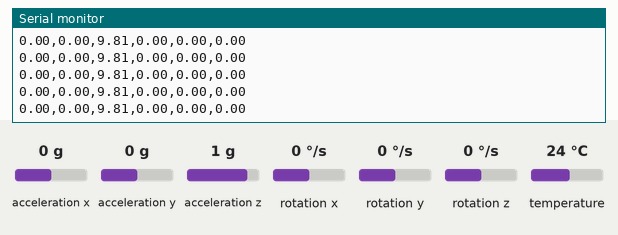
Recording of a sketch running on a simulated Arduino Leonardo, built with avr-gcc and run on an emulated ATmega32U4. Shown: the last lines printed to the serial monitor. The test bench sets the inputs (shaded band); at power-on: acceleration x 0 g, acceleration y 0 g, acceleration z 1 g, rotation x 0 °/s, rotation y 0 °/s, rotation z 0 °/s, temperature 24 °C.

Above: at 1.3 s.
1.4 s: acceleration x set to -1.4 g
At 2.0 s:
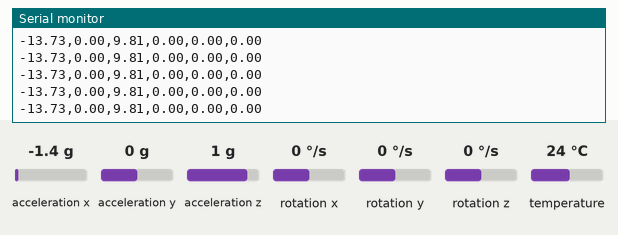
4.4 s: acceleration y set to 0.8 g
At 5.0 s:
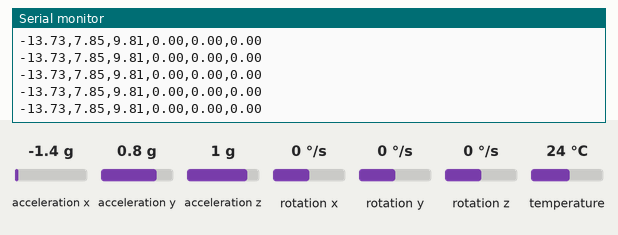
7.4 s: acceleration x set to 1.4 g
At 8.1 s:
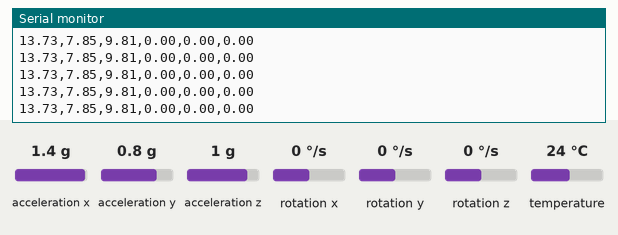
10.4 s: acceleration z set to -1.4 g
At 10.9 s:
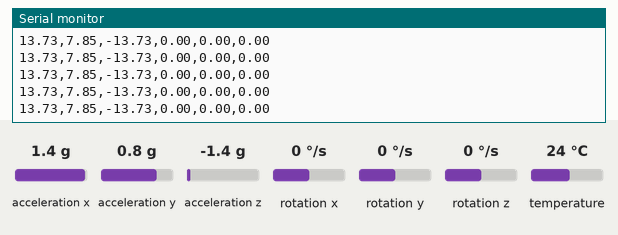
11.9 s: acceleration z set to 0 g
At 12.5 s:
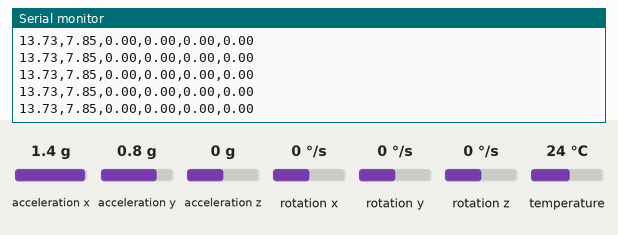
14.9 s: acceleration x set to 0 g
At 15.8 s:
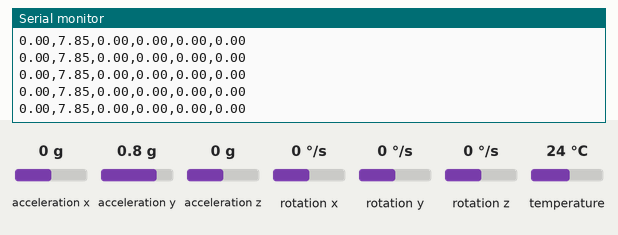
Timing chart, 0 to 17.9 s (numbered marks = the images above; inputs shaded):
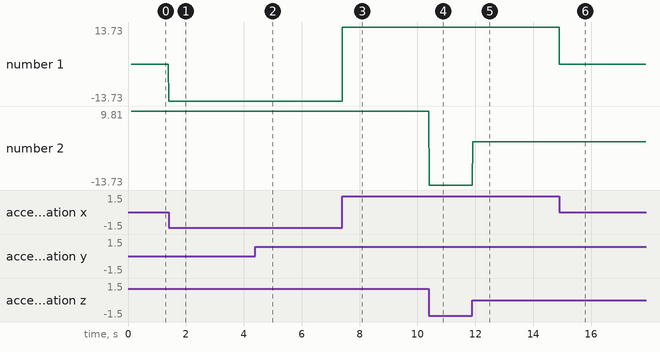

Measured:
- after the input at 1.4 s, the serial monitor: prints a new line at once (image 1)
- after the input at 4.4 s, the serial monitor: prints a new line at once (image 2)
- after the input at 7.4 s, the serial monitor: prints a new line at once (image 3)
- after the input at 10.4 s, the serial monitor: prints a new line at once (image 4)
- after the input at 11.9 s, the serial monitor: prints a new line at once (image 5)
- after the input at 14.9 s, the serial monitor: prints a new line at once (image 6)
- plotted number 1: 0 → -13.73 after the input at 1.4 s, -13.73 → 13.73 after the input at 7.4 s
- plotted number 2: 9.81 → -13.73 after the input at 10.4 s

The sketch:

scan-with-imu.ino
```cpp
#include <Adafruit_MPU6050.h>
#include <Adafruit_Sensor.h>
#include <Wire.h>

Adafruit_MPU6050 mpu;

void setup(void) {
  Serial.begin(115200);
  while (!Serial)
    delay(10);  // will pause Zero, Leonardo, etc until serial console opens

  // Try to initialize!
  if (!mpu.begin()) {
    Serial.println("Failed to find MPU6050 chip");
    while (1) {
      delay(10);
    }
  }

  mpu.setAccelerometerRange(MPU6050_RANGE_2_G);
  Serial.print("Accelerometer range set to: ");
  switch (mpu.getAccelerometerRange()) {
    case MPU6050_RANGE_2_G:
      Serial.println("+-2G");
      break;
    case MPU6050_RANGE_4_G:
      Serial.println("+-4G");
      break;
    case MPU6050_RANGE_8_G:
      Serial.println("+-8G");
      break;
    case MPU6050_RANGE_16_G:
      Serial.println("+-16G");
      break;
  }
  mpu.setGyroRange(MPU6050_RANGE_500_DEG);
  Serial.print("Gyro range set to: ");
  switch (mpu.getGyroRange()) {
    case MPU6050_RANGE_250_DEG:
      Serial.println("+- 250 deg/s");
      break;
    case MPU6050_RANGE_500_DEG:
      Serial.println("+- 500 deg/s");
      break;
    case MPU6050_RANGE_1000_DEG:
      Serial.println("+- 1000 deg/s");
      break;
    case MPU6050_RANGE_2000_DEG:
      Serial.println("+- 2000 deg/s");
      break;
  }

  mpu.setFilterBandwidth(MPU6050_BAND_260_HZ);
  Serial.print("Filter bandwidth set to: ");
  switch (mpu.getFilterBandwidth()) {
    case MPU6050_BAND_260_HZ:
      Serial.println("260 Hz");
      break;
    case MPU6050_BAND_184_HZ:
      Serial.println("184 Hz");
      break;
    case MPU6050_BAND_94_HZ:
      Serial.println("94 Hz");
      break;
    case MPU6050_BAND_44_HZ:
      Serial.println("44 Hz");
      break;
    case MPU6050_BAND_21_HZ:
      Serial.println("21 Hz");
      break;
    case MPU6050_BAND_10_HZ:
      Serial.println("10 Hz");
      break;
    case MPU6050_BAND_5_HZ:
      Serial.println("5 Hz");
      break;
  }

  Serial.println("");
  delay(100);
}

void loop() {
  /* Get new sensor events with the readings */
  sensors_event_t a, g, temp;
  mpu.getEvent(&a, &g, &temp);

  /* Print out the values */
  Serial.print(a.acceleration.x);
  Serial.print(",");
  Serial.print(a.acceleration.y);
  Serial.print(",");
  Serial.print(a.acceleration.z);
  Serial.print(",");

  Serial.print(g.gyro.x);
  Serial.print(",");
  Serial.print(g.gyro.y);
  Serial.print(",");
  Serial.print(g.gyro.z);
  Serial.println();
  delay(5);
}
```
